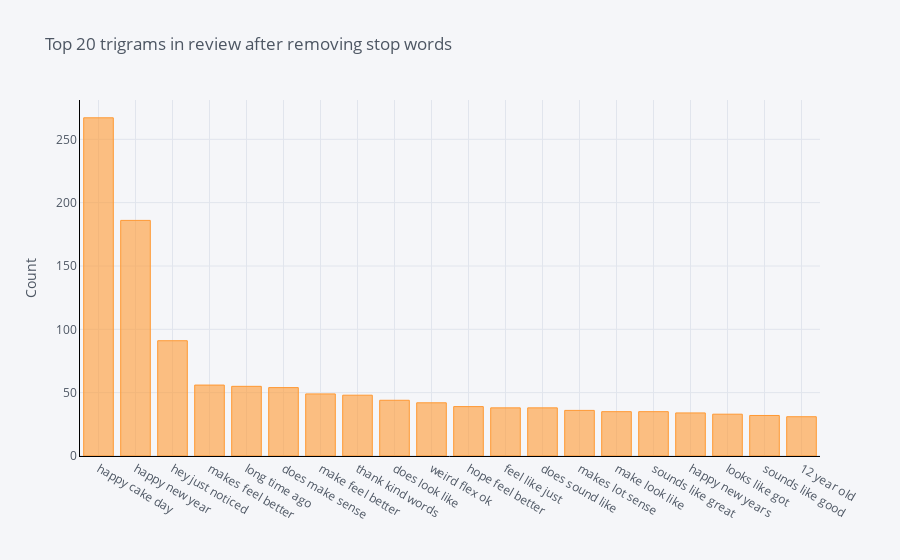

Notebook cell for this chart:
### Code cell
def get_top_n_trigram(corpus, n=None):
    vec = CountVectorizer(ngram_range=(3, 3), stop_words='english').fit(corpus)
    bag_of_words = vec.transform(corpus)
    sum_words = bag_of_words.sum(axis=0) 
    words_freq = [(word, sum_words[0, idx]) for word, idx in vec.vocabulary_.items()]
    words_freq =sorted(words_freq, key = lambda x: x[1], reverse=True)
    return words_freq[:n]
common_words = get_top_n_trigram(df['text'], 20)
tup = []
for word, freq in common_words:
    tup.append((word, freq))
kf = pd.DataFrame(tup,columns=['word', 'freaquency'])
kf.to_csv('output/uni-gram_with_stop_words.csv',index=False)


df6 = pd.DataFrame(common_words, columns = ['ReviewText' , 'count'])
df6.groupby('ReviewText').sum()['count'].sort_values(ascending=False).iplot(
    kind='bar', yTitle='Count', linecolor='black', title='Top 20 trigrams in review after removing stop words')

### Figure 1 — Plotly figure (JSON) as saved in the notebook; plotly's stock layout.template omitted (floating-point values rounded to 4 significant figures)
{"data": [{"marker": {"color": "rgba(255, 153, 51, 0.6)", "line": {"color": "rgba(255, 153, 51, 1.0)", "width": 1}}, "name": "count", "orientation": "v", "text": "", "type": "bar", "x": ["happy cake day", "happy new year", "hey just noticed", "makes feel better", "long time ago", "does make sense", "make feel better", "thank kind words", "does look like", "weird flex ok", "hope feel better", "feel like just", "does sound like", "makes lot sense", "make look like", "sounds like great", "happy new years", "looks like got", "sounds like good", "12 year old"], "y": [267, 186, 91, 56, 55, 54, 49, 48, 44, 42, 39, 38, 38, 36, 35, 35, 34, 33, 32, 31]}], "layout": {"legend": {"bgcolor": "#F5F6F9", "font": {"color": "#4D5663"}}, "paper_bgcolor": "#F5F6F9", "plot_bgcolor": "#F5F6F9", "title": {"font": {"color": "#4D5663"}, "text": "Top 20 trigrams in review after removing stop words"}, "xaxis": {"gridcolor": "#E1E5ED", "linecolor": "black", "showgrid": true, "tickfont": {"color": "#4D5663"}, "title": {"font": {"color": "#4D5663"}, "text": ""}, "zerolinecolor": "#E1E5ED"}, "yaxis": {"gridcolor": "#E1E5ED", "linecolor": "black", "showgrid": true, "tickfont": {"color": "#4D5663"}, "title": {"font": {"color": "#4D5663"}, "text": "Count"}, "zerolinecolor": "#E1E5ED"}}}
